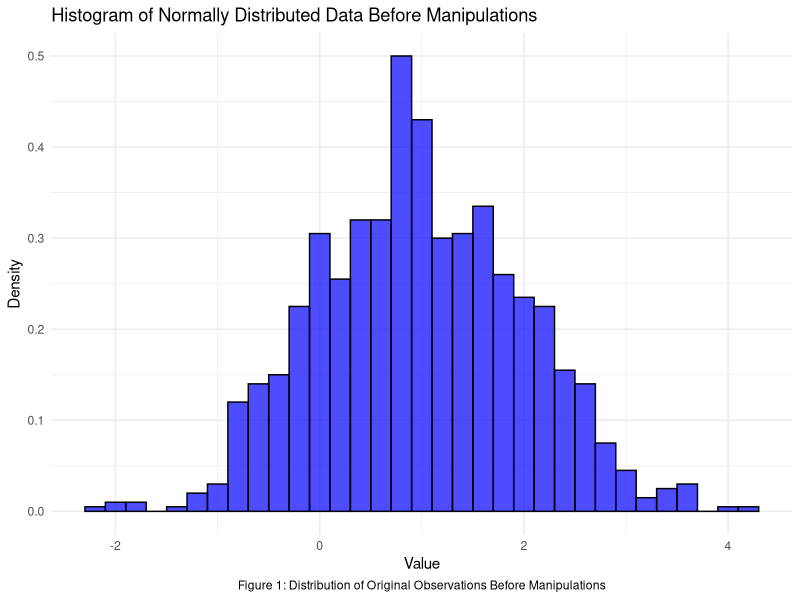
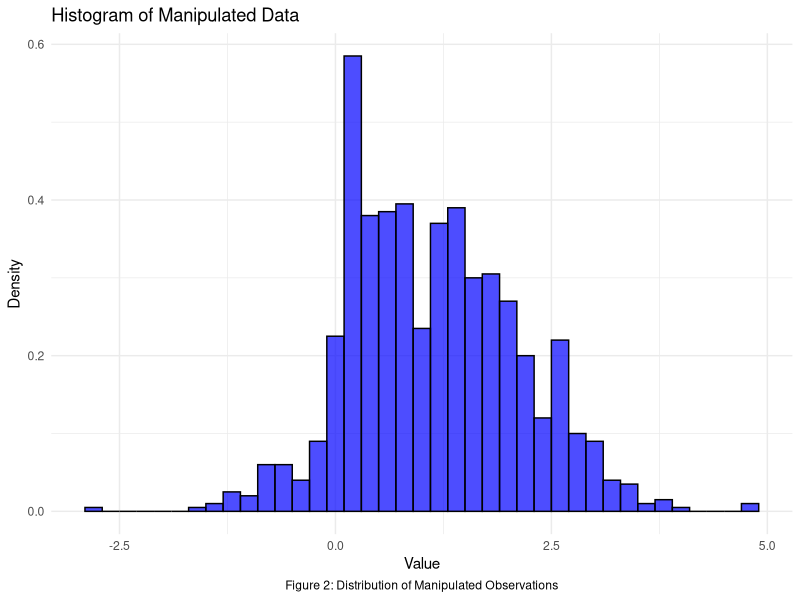

R code for these plots, in order:
## ---- chunk 1
#| echo: false
#| warning: false
set.seed(12783678) 
obs <- rnorm(n = 1000, mean = 1, sd = 1)
obs[901:1000] <- obs[1:100]
negative_indices <- which(obs < 0)
flip <- sample(negative_indices, length(negative_indices) / 2)
obs[flip] <- -obs[flip]
decadj_indices <- which(obs >= 1 & obs < 1.1)
obs[decadj_indices] <- obs[decadj_indices] / 10
cleaned_mean <- mean(obs)
## ---- chunk 2
#| echo: false
#| warning: false
install.packages("tidyverse")
library(ggplot2)
set.seed(0)
data <- rnorm(1000, mean = 1, sd = 1)
df <- data.frame(value = data)
ggplot(df, aes(x=value)) +
  geom_histogram(aes(y=..density..), binwidth = 0.2, fill="blue", color="black", alpha=0.7) +
  labs(title="Histogram of Normally Distributed Data Before Manipulations",
       x="Value",
       y="Density",
       caption="Figure 1: Distribution of Original Observations Before Manipulations") +
  theme_minimal() +
  theme(plot.caption = element_text(hjust = 0.5)) 
## ---- chunk 3
#| echo: false
#| warning: false
library(ggplot2)
set.seed(12783678)
data <- rnorm(1000, mean = 1, sd = 1)
data[901:1000] <- data[1:100]
negative_indices <- which(data < 0)
flip_indices <- sample(negative_indices, length(negative_indices) / 2)
data[flip_indices] <- -data[flip_indices]
decadj_indices <- which(data >= 1 & data < 1.1)
data[decadj_indices] <- data[decadj_indices] / 10
df_manipulated <- data.frame(value = data)
ggplot(df_manipulated, aes(x=value)) +
  geom_histogram(aes(y=..density..), binwidth = 0.2, fill="blue", color="black", alpha=0.7) +
  labs(title="Histogram of Manipulated Data",
       x="Value",
       y="Density",
       caption="Figure 2: Distribution of Manipulated Observations") +
  theme_minimal() +
  theme(plot.caption = element_text(hjust = 0.5))
